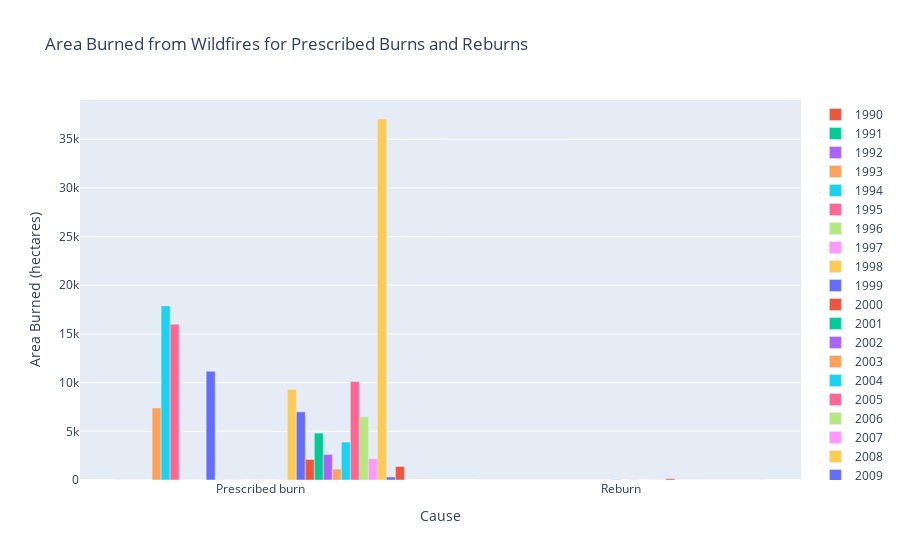

Notebook code for this chart:
### Code cell
burn_reburn = areabygroup_causes.iloc[:-1, :]
burn_reburn = burn_reburn.tail(2)

burns = px.bar(burn_reburn, x='Cause', y=2021, barmode='group', title='Area Burned from Wildfires for Prescribed Burns and Reburns')
for i in range(1990,2021):
    burns.add_bar(x=burn_reburn['Cause'], y=burn_reburn[i], name=i)
burns.update_layout(yaxis_title="Area Burned (hectares)")
burns.show()

### Figure 1 — Plotly figure (JSON) as saved in the notebook; plotly's stock layout.template omitted (floating-point values rounded to 4 significant figures)
{"data": [{"alignmentgroup": "True", "hovertemplate": "Cause=%{x}<br>2021=%{y}<extra></extra>", "legendgroup": "", "marker": {"color": "#636efa", "pattern": {"shape": ""}}, "name": "", "offsetgroup": "", "orientation": "v", "showlegend": false, "textposition": "auto", "type": "bar", "x": ["Prescribed burn", "Reburn"], "xaxis": "x", "y": [0, 0], "yaxis": "y"}, {"name": "1990", "type": "bar", "x": ["Prescribed burn", "Reburn"], "y": [0, 0]}, {"name": "1991", "type": "bar", "x": ["Prescribed burn", "Reburn"], "y": [0, 0]}, {"name": "1992", "type": "bar", "x": ["Prescribed burn", "Reburn"], "y": [0, 0]}, {"name": "1993", "type": "bar", "x": ["Prescribed burn", "Reburn"], "y": [7400, 0]}, {"name": "1994", "type": "bar", "x": ["Prescribed burn", "Reburn"], "y": [17882, 0]}, {"name": "1995", "type": "bar", "x": ["Prescribed burn", "Reburn"], "y": [15997, 0]}, {"name": "1996", "type": "bar", "x": ["Prescribed burn", "Reburn"], "y": [0, 0]}, {"name": "1997", "type": "bar", "x": ["Prescribed burn", "Reburn"], "y": [0, 0]}, {"name": "1998", "type": "bar", "x": ["Prescribed burn", "Reburn"], "y": [0, 0]}, {"name": "1999", "type": "bar", "x": ["Prescribed burn", "Reburn"], "y": [11158, 0]}, {"name": "2000", "type": "bar", "x": ["Prescribed burn", "Reburn"], "y": [18, 0]}, {"name": "2001", "type": "bar", "x": ["Prescribed burn", "Reburn"], "y": [0, 0]}, {"name": "2002", "type": "bar", "x": ["Prescribed burn", "Reburn"], "y": [7, 0]}, {"name": "2003", "type": "bar", "x": ["Prescribed burn", "Reburn"], "y": [0, 0]}, {"name": "2004", "type": "bar", "x": ["Prescribed burn", "Reburn"], "y": [0, 41]}, {"name": "2005", "type": "bar", "x": ["Prescribed burn", "Reburn"], "y": [4, 0]}, {"name": "2006", "type": "bar", "x": ["Prescribed burn", "Reburn"], "y": [2, 33]}, {"name": "2007", "type": "bar", "x": ["Prescribed burn", "Reburn"], "y": [25, 1]}, {"name": "2008", "type": "bar", "x": ["Prescribed burn", "Reburn"], "y": [9297, 8]}, {"name": "2009", "type": "bar", "x": ["Prescribed burn", "Reburn"], "y": [7000, 6]}, {"name": "2010", "type": "bar", "x": ["Prescribed burn", "Reburn"], "y": [2112, 139]}, {"name": "2011", "type": "bar", "x": ["Prescribed burn", "Reburn"], "y": [4816, 0]}, {"name": "2012", "type": "bar", "x": ["Prescribed burn", "Reburn"], "y": [2627, 0]}, {"name": "2013", "type": "bar", "x": ["Prescribed burn", "Reburn"], "y": [1122, 0]}, {"name": "2014", "type": "bar", "x": ["Prescribed burn", "Reburn"], "y": [3898, 0]}, {"name": "2015", "type": "bar", "x": ["Prescribed burn", "Reburn"], "y": [10105, 0]}, {"name": "2016", "type": "bar", "x": ["Prescribed burn", "Reburn"], "y": [6480, 0]}, {"name": "2017", "type": "bar", "x": ["Prescribed burn", "Reburn"], "y": [2190, 0]}, {"name": "2018", "type": "bar", "x": ["Prescribed burn", "Reburn"], "y": [37076, 0]}, {"name": "2019", "type": "bar", "x": ["Prescribed burn", "Reburn"], "y": [308, 0]}, {"name": "2020", "type": "bar", "x": ["Prescribed burn", "Reburn"], "y": [1392, 0]}], "layout": {"barmode": "group", "legend": {"tracegroupgap": 0}, "title": {"text": "Area Burned from Wildfires for Prescribed Burns and Reburns"}, "xaxis": {"anchor": "y", "domain": [0, 1], "title": {"text": "Cause"}}, "yaxis": {"anchor": "x", "domain": [0, 1], "title": {"text": "Area Burned (hectares)"}}}}
